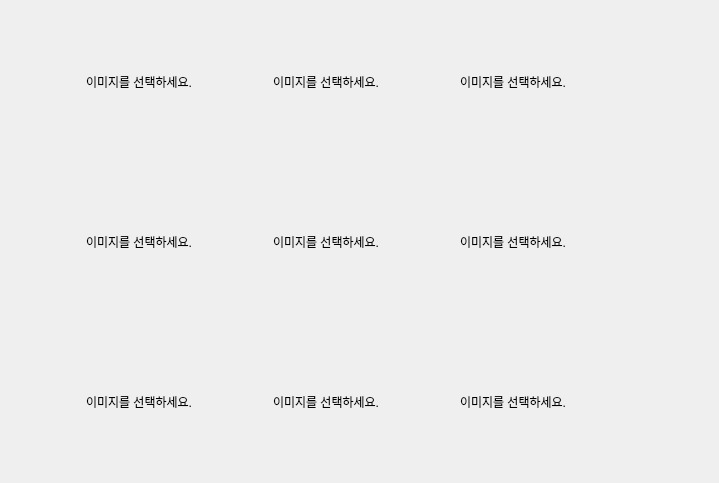
       <widget class="QWidget" name="page_9frame_hor">
        <property name="sizePolicy">
         <sizepolicy hsizetype="Fixed" vsizetype="Fixed">
          <horstretch>0</horstretch>
          <verstretch>0</verstretch>
         </sizepolicy>
        </property>
        <property name="minimumSize">
         <size>
          <width>719</width>
          <height>483</height>
         </size>
        </property>
        <property name="maximumSize">
         <size>
          <width>719</width>
          <height>483</height>
         </size>
        </property>
        <layout class="QGridLayout" name="gridLayout_11">
         <property name="leftMargin">
          <number>0</number>
         </property>
         <property name="topMargin">
          <number>0</number>
         </property>
         <property name="rightMargin">
          <number>0</number>
         </property>
         <property name="bottomMargin">
          <number>0</number>
         </property>
         <property name="spacing">
          <number>0</number>
         </property>
         <item row="1" column="6">
          <spacer name="horizontalSpacer_7">
           <property name="orientation">
            <enum>Qt::Horizontal</enum>
           </property>
           <property name="sizeType">
            <enum>QSizePolicy::Fixed</enum>
           </property>
           <property name="sizeHint" stdset="0">
            <size>
             <width>3</width>
             <height>20</height>
            </size>
           </property>
          </spacer>
         </item>
         <item row="1" column="5">
          <widget class="QLabel" name="frame_9_hor_image3">
           <property name="sizePolicy">
            <sizepolicy hsizetype="Expanding" vsizetype="Expanding">
             <horstretch>0</horstretch>
             <verstretch>0</verstretch>
            </sizepolicy>
           </property>
           <property name="cursor">
            <cursorShape>OpenHandCursor</cursorShape>
           </property>
           <property name="text">
            <string>이미지를 선택하세요.</string>
           </property>
           <property name="alignment">
            <set>Qt::AlignCenter</set>
           </property>
          </widget>
         </item>
         <item row="3" column="3">
          <widget class="QLabel" name="frame_9_hor_image5">
           <property name="sizePolicy">
            <sizepolicy hsizetype="Expanding" vsizetype="Expanding">
             <horstretch>0</horstretch>
             <verstretch>0</verstretch>
            </sizepolicy>
           </property>
           <property name="cursor">
            <cursorShape>OpenHandCursor</cursorShape>
           </property>
           <property name="text">
            <string>이미지를 선택하세요.</string>
           </property>
           <property name="alignment">
            <set>Qt::AlignCenter</set>
           </property>
          </widget>
         </item>
         <item row="6" column="1">
          <spacer name="verticalSpacer_12">
           <property name="orientation">
            <enum>Qt::Vertical</enum>
           </property>
           <property name="sizeType">
            <enum>QSizePolicy::Fixed</enum>
           </property>
           <property name="sizeHint" stdset="0">
            <size>
             <width>20</width>
             <height>3</height>
            </size>
           </property>
          </spacer>
         </item>
         <item row="5" column="5">
          <widget class="QLabel" name="frame_9_hor_image9">
           <property name="sizePolicy">
            <sizepolicy hsizetype="Expanding" vsizetype="Expanding">
             <horstretch>0</horstretch>
             <verstretch>0</verstretch>
            </sizepolicy>
           </property>
           <property name="cursor">
            <cursorShape>OpenHandCursor</cursorShape>
           </property>
           <property name="text">
            <string>이미지를 선택하세요.</string>
           </property>
           <property name="alignment">
            <set>Qt::AlignCenter</set>
           </property>
          </widget>
         </item>
         <item row="1" column="1">
          <widget class="QLabel" name="frame_9_hor_image1">
           <property name="sizePolicy">
            <sizepolicy hsizetype="Expanding" vsizetype="Expanding">
             <horstretch>0</horstretch>
             <verstretch>0</verstretch>
            </sizepolicy>
           </property>
           <property name="cursor">
            <cursorShape>OpenHandCursor</cursorShape>
           </property>
           <property name="text">
            <string>이미지를 선택하세요.</string>
           </property>
           <property name="alignment">
            <set>Qt::AlignCenter</set>
           </property>
          </widget>
         </item>
         <item row="2" column="1">
          <spacer name="verticalSpacer_9">
           <property name="orientation">
            <enum>Qt::Vertical</enum>
           </property>
           <property name="sizeType">
            <enum>QSizePolicy::Fixed</enum>
           </property>
           <property name="sizeHint" stdset="0">
            <size>
             <width>20</width>
             <height>3</height>
            </size>
           </property>
          </spacer>
         </item>
         <item row="5" column="1">
          <widget class="QLabel" name="frame_9_hor_image7">
           <property name="sizePolicy">
            <sizepolicy hsizetype="Expanding" vsizetype="Expanding">
             <horstretch>0</horstretch>
             <verstretch>0</verstretch>
            </sizepolicy>
           </property>
           <property name="cursor">
            <cursorShape>OpenHandCursor</cursorShape>
           </property>
           <property name="text">
            <string>이미지를 선택하세요.</string>
           </property>
           <property name="alignment">
            <set>Qt::AlignCenter</set>
           </property>
          </widget>
         </item>
         <item row="1" column="8" rowspan="5">
          <widget class="QLabel" name="label_20">
           <property name="sizePolicy">
            <sizepolicy hsizetype="Fixed" vsizetype="Preferred">
             <horstretch>0</horstretch>
             <verstretch>0</verstretch>
            </sizepolicy>
           </property>
           <property name="minimumSize">
            <size>
             <width>6</width>
             <height>0</height>
            </size>
           </property>
           <property name="maximumSize">
            <size>
             <width>6</width>
             <height>16777215</height>
            </size>
           </property>
           <property name="font">
            <font>
             <pointsize>12</pointsize>
             <italic>true</italic>
            </font>
           </property>
           <property name="text">
            <string/>
           </property>
           <property name="alignment">
            <set>Qt::AlignLeading|Qt::AlignLeft|Qt::AlignVCenter</set>
           </property>
           <property name="margin">
            <number>15</number>
           </property>
          </widget>
         </item>
         <item row="3" column="1">
          <widget class="QLabel" name="frame_9_hor_image4">
           <property name="sizePolicy">
            <sizepolicy hsizetype="Expanding" vsizetype="Expanding">
             <horstretch>0</horstretch>
             <verstretch>0</verstretch>
            </sizepolicy>
           </property>
           <property name="cursor">
            <cursorShape>OpenHandCursor</cursorShape>
           </property>
           <property name="text">
            <string>이미지를 선택하세요.</string>
           </property>
           <property name="alignment">
            <set>Qt::AlignCenter</set>
           </property>
          </widget>
         </item>
         <item row="3" column="5">
          <widget class="QLabel" name="frame_9_hor_image6">
           <property name="sizePolicy">
            <sizepolicy hsizetype="Expanding" vsizetype="Expanding">
             <horstretch>0</horstretch>
             <verstretch>0</verstretch>
            </sizepolicy>
           </property>
           <property name="cursor">
            <cursorShape>OpenHandCursor</cursorShape>
           </property>
           <property name="text">
            <string>이미지를 선택하세요.</string>
           </property>
           <property name="alignment">
            <set>Qt::AlignCenter</set>
           </property>
          </widget>
         </item>
         <item row="1" column="3">
          <widget class="QLabel" name="frame_9_hor_image2">
           <property name="sizePolicy">
            <sizepolicy hsizetype="Expanding" vsizetype="Expanding">
             <horstretch>0</horstretch>
             <verstretch>0</verstretch>
            </sizepolicy>
           </property>
           <property name="cursor">
            <cursorShape>OpenHandCursor</cursorShape>
           </property>
           <property name="text">
            <string>이미지를 선택하세요.</string>
           </property>
           <property name="alignment">
            <set>Qt::AlignCenter</set>
           </property>
          </widget>
         </item>
         <item row="0" column="1">
          <spacer name="verticalSpacer_11">
           <property name="orientation">
            <enum>Qt::Vertical</enum>
           </property>
           <property name="sizeType">
            <enum>QSizePolicy::Fixed</enum>
           </property>
           <property name="sizeHint" stdset="0">
            <size>
             <width>20</width>
             <height>3</height>
            </size>
           </property>
          </spacer>
         </item>
         <item row="1" column="4">
          <spacer name="horizontalSpacer_6">
           <property name="orientation">
            <enum>Qt::Horizontal</enum>
           </property>
           <property name="sizeType">
            <enum>QSizePolicy::Fixed</enum>
           </property>
           <property name="sizeHint" stdset="0">
            <size>
             <width>3</width>
             <height>20</height>
            </size>
           </property>
          </spacer>
         </item>
         <item row="1" column="0" rowspan="5">
          <widget class="QLabel" name="label_15">
           <property name="sizePolicy">
            <sizepolicy hsizetype="Fixed" vsizetype="Preferred">
             <horstretch>0</horstretch>
             <verstretch>0</verstretch>
            </sizepolicy>
           </property>
           <property name="minimumSize">
            <size>
             <width>47</width>
             <height>0</height>
            </size>
           </property>
           <property name="maximumSize">
            <size>
             <width>47</width>
             <height>16777215</height>
            </size>
           </property>
           <property name="text">
            <string/>
           </property>
          </widget>
         </item>
         <item row="5" column="3">
          <widget class="QLabel" name="frame_9_hor_image8">
           <property name="sizePolicy">
            <sizepolicy hsizetype="Expanding" vsizetype="Expanding">
             <horstretch>0</horstretch>
             <verstretch>0</verstretch>
            </sizepolicy>
           </property>
           <property name="cursor">
            <cursorShape>OpenHandCursor</cursorShape>
           </property>
           <property name="text">
            <string>이미지를 선택하세요.</string>
           </property>
           <property name="alignment">
            <set>Qt::AlignCenter</set>
           </property>
          </widget>
         </item>
         <item row="1" column="2">
          <spacer name="horizontalSpacer_5">
           <property name="orientation">
            <enum>Qt::Horizontal</enum>
           </property>
           <property name="sizeType">
            <enum>QSizePolicy::Fixed</enum>
           </property>
           <property name="sizeHint" stdset="0">
            <size>
             <width>3</width>
             <height>20</height>
            </size>
           </property>
          </spacer>
         </item>
         <item row="4" column="1">
          <spacer name="verticalSpacer_10">
           <property name="orientation">
            <enum>Qt::Vertical</enum>
           </property>
           <property name="sizeType">
            <enum>QSizePolicy::Fixed</enum>
           </property>
           <property name="sizeHint" stdset="0">
            <size>
             <width>20</width>
             <height>3</height>
            </size>
           </property>
          </spacer>
         </item>
         <item row="1" column="9" rowspan="5">
          <widget class="QLabel" name="frame_9_hor_label_1">
           <property name="sizePolicy">
            <sizepolicy hsizetype="Fixed" vsizetype="Preferred">
             <horstretch>0</horstretch>
             <verstretch>0</verstretch>
            </sizepolicy>
           </property>
           <property name="minimumSize">
            <size>
             <width>35</width>
             <height>0</height>
            </size>
           </property>
           <property name="maximumSize">
            <size>
             <width>35</width>
             <height>16777215</height>
            </size>
           </property>
           <property name="font">
            <font>
             <italic>true</italic>
            </font>
           </property>
           <property name="styleSheet">
            <string notr="true">color: black</string>
           </property>
           <property name="text">
            <string/>
           </property>
           <property name="alignment">
            <set>Qt::AlignRight|Qt::AlignTrailing|Qt::AlignVCenter</set>
           </property>
           <property name="margin">
            <number>1</number>
           </property>
          </widget>
         </item>
         <item row="1" column="10" rowspan="5">
          <widget class="QLabel" name="frame_9_hor_label_2">
           <property name="sizePolicy">
            <sizepolicy hsizetype="Fixed" vsizetype="Preferred">
             <horstretch>0</horstretch>
             <verstretch>0</verstretch>
            </sizepolicy>
           </property>
           <property name="minimumSize">
            <size>
             <width>35</width>
             <height>0</height>
            </size>
           </property>
           <property name="maximumSize">
            <size>
             <width>35</width>
             <height>16777215</height>
            </size>
           </property>
           <property name="font">
            <font>
             <italic>true</italic>
            </font>
           </property>
           <property name="styleSheet">
            <string notr="true">color: black</string>
           </property>
           <property name="text">
            <string/>
           </property>
           <property name="alignment">
            <set>Qt::AlignCenter</set>
           </property>
           <property name="margin">
            <number>1</number>
           </property>
          </widget>
         </item>
         <item row="1" column="11" rowspan="5">
          <widget class="QLabel" name="frame_9_hor_label_3">
           <property name="sizePolicy">
            <sizepolicy hsizetype="Fixed" vsizetype="Preferred">
             <horstretch>0</horstretch>
             <verstretch>0</verstretch>
            </sizepolicy>
           </property>
           <property name="minimumSize">
            <size>
             <width>35</width>
             <height>0</height>
            </size>
           </property>
           <property name="maximumSize">
            <size>
             <width>35</width>
             <height>16777215</height>
            </size>
           </property>
           <property name="font">
            <font>
             <italic>true</italic>
            </font>
           </property>
           <property name="styleSheet">
            <string notr="true">color: black</string>
           </property>
           <property name="text">
            <string/>
           </property>
           <property name="alignment">
            <set>Qt::AlignLeading|Qt::AlignLeft|Qt::AlignVCenter</set>
           </property>
           <property name="margin">
            <number>1</number>
           </property>
          </widget>
         </item>
        </layout>
       </widget>
